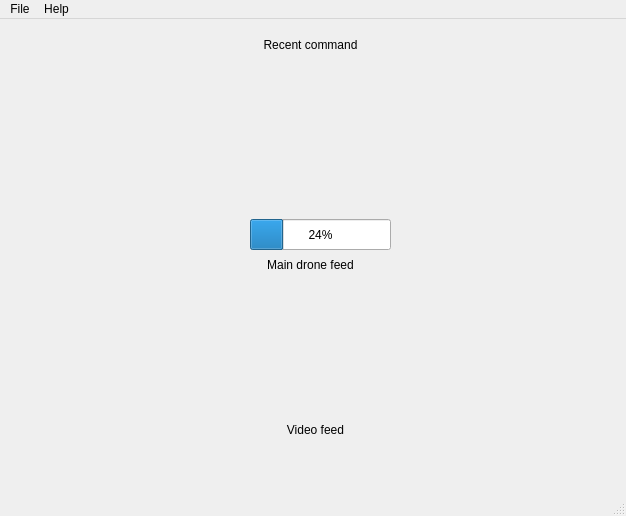
<?xml version="1.0" encoding="UTF-8"?>
<ui version="4.0">
 <class>MainWindow</class>
 <widget class="QMainWindow" name="MainWindow">
  <property name="geometry">
   <rect>
    <x>0</x>
    <y>0</y>
    <width>626</width>
    <height>516</height>
   </rect>
  </property>
  <property name="windowTitle">
   <string>MainWindow</string>
  </property>
  <widget class="QWidget" name="centralwidget">
   <widget class="QLabel" name="droneFeed">
    <property name="geometry">
     <rect>
      <x>0</x>
      <y>0</y>
      <width>621</width>
      <height>491</height>
     </rect>
    </property>
    <property name="text">
     <string>Main drone feed</string>
    </property>
    <property name="scaledContents">
     <bool>true</bool>
    </property>
    <property name="alignment">
     <set>Qt::AlignCenter</set>
    </property>
   </widget>
   <widget class="QLabel" name="videoFeed">
    <property name="geometry">
     <rect>
      <x>250</x>
      <y>370</y>
      <width>131</width>
      <height>81</height>
     </rect>
    </property>
    <property name="text">
     <string>Video feed</string>
    </property>
    <property name="scaledContents">
     <bool>true</bool>
    </property>
    <property name="alignment">
     <set>Qt::AlignCenter</set>
    </property>
    <property name="wordWrap">
     <bool>true</bool>
    </property>
   </widget>
   <widget class="QLabel" name="recentCommand">
    <property name="geometry">
     <rect>
      <x>180</x>
      <y>10</y>
      <width>261</width>
      <height>31</height>
     </rect>
    </property>
    <property name="text">
     <string>Recent command</string>
    </property>
    <property name="scaledContents">
     <bool>true</bool>
    </property>
    <property name="alignment">
     <set>Qt::AlignCenter</set>
    </property>
    <property name="wordWrap">
     <bool>true</bool>
    </property>
   </widget>
   <widget class="QProgressBar" name="progressBar">
    <property name="geometry">
     <rect>
      <x>250</x>
      <y>200</y>
      <width>141</width>
      <height>31</height>
     </rect>
    </property>
    <property name="value">
     <number>24</number>
    </property>
   </widget>
  </widget>
  <widget class="QMenuBar" name="menubar">
   <property name="geometry">
    <rect>
     <x>0</x>
     <y>0</y>
     <width>626</width>
     <height>18</height>
    </rect>
   </property>
   <widget class="QMenu" name="menuFile">
    <property name="title">
     <string>File</string>
    </property>
    <addaction name="actionOptions"/>
    <addaction name="separator"/>
    <addaction name="actionQuit"/>
    <addaction name="separator"/>
   </widget>
   <widget class="QMenu" name="menuHelp">
    <property name="title">
     <string>Help</string>
    </property>
    <addaction name="actionAbout"/>
   </widget>
   <addaction name="menuFile"/>
   <addaction name="menuHelp"/>
  </widget>
  <widget class="QStatusBar" name="statusbar"/>
  <action name="actionNew">
   <property name="text">
    <string>New </string>
   </property>
  </action>
  <action name="actionOptions">
   <property name="text">
    <string>Options</string>
   </property>
  </action>
  <action name="actionQuit">
   <property name="text">
    <string>Quit</string>
   </property>
  </action>
  <action name="actionAbout">
   <property name="text">
    <string>About</string>
   </property>
  </action>
 </widget>
 <resources/>
 <connections/>
</ui>
